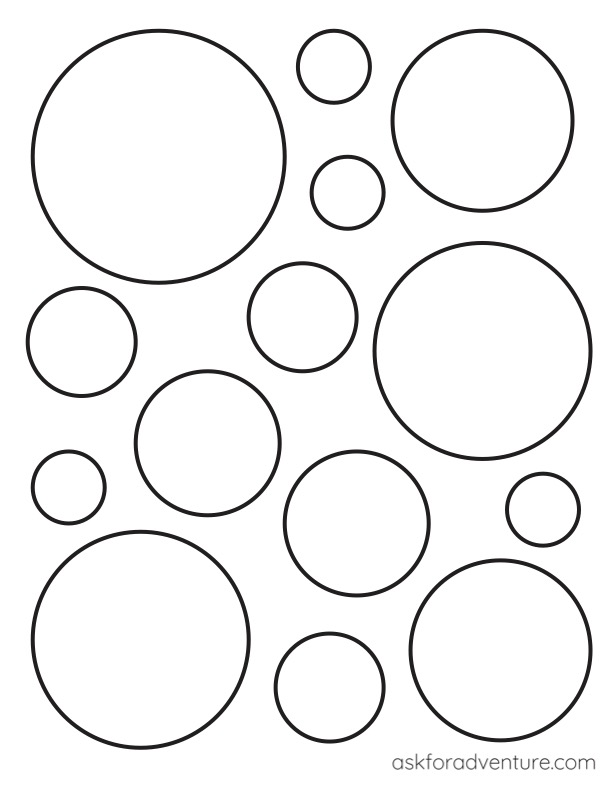
#> input picture Zadanie_3/circle1.jpg, 612 x 792 px
$ python main.py   (older library calls are emulated)
#> lines starting #> are read from the running program, lines starting #| are printed output that depends on the picture
import cv2
from Zadanie_3 import image_operations as img_fcn
import numpy as np
from enum import Enum

import cv2
import numpy as np

import math


def fill_accumulator(x_indexes, y_indexes, r, accumulator):
    indexes = []
    step = 1
    thetas = np.linspace(0, 2 * np.pi, 100)
    cos_thetas = np.cos(thetas)
    sin_thetas = np.sin(thetas)

    for x, y in zip(x_indexes,y_indexes):
        xs = x - r * sin_thetas
        ys = y + r * cos_thetas
        # Find the valid indices where xs_int and ys_int are within the image dimensions
        valid_indices = np.where((0 <= xs) & (xs < accumulator.shape[1]-1) & (0 <= ys) & (ys < accumulator.shape[0]-1))

        # Increment the accumulator array at the valid center coordinates
        xs_int, ys_int = np.round(xs[valid_indices]).astype(int), np.round(ys[valid_indices]).astype(int)
        accumulator[ys_int, xs_int] += 1


# Define the kernel

def myConvolution(img, kernel):
    # Get the dimensions of the image and the kernel
    img_height, img_width = img.shape
    kernel_height, kernel_width = kernel.shape

    # Define an empty output image
    output = np.zeros((img_height - kernel_height + 1, img_width - kernel_width + 1))

    # Loop over each pixel in the output image
    for i in range(output.shape[0]):
        for j in range(output.shape[1]):
            # Get the current patch of the image
            patch = img[i:i + kernel_height, j:j + kernel_width]

            # Perform the convolution operation
            output[i, j] = np.sum(patch * kernel)

    # Normalize the output image to [0, 255] range
    #output = (output - np.min(output)) * 255 / (np.max(output) - np.min(output))

    # Convert the output image to uint8 format
    #output = output.astype(np.uint8)
    return output


def myAddWeighted(src1, alpha, src2, beta, gamma):
    # Normalize the input arrays to [0, 1] range
    src1_norm = src1.astype(np.float32) / 255.0
    src2_norm = src2.astype(np.float32) / 255.0

    # Perform the weighted addition
    result_norm = alpha * src1_norm + beta * src2_norm + gamma

    # Convert the result back to [0, 255] range
    result = np.clip(result_norm * 255, 0, 255).astype(np.uint8)

    return result


def myConvertScaleAbs(src, alpha=1.0, beta=0.0):
    # Scale the input array by alpha
    scaled = src.astype(np.float32) * alpha

    # Add the beta offset
    scaled += beta

    # Ensure that the values are within the [0, 255] range
    scaled = np.clip(scaled, 0, 255)

    # Convert the scaled array to the absolute representation
    dst = scaled.round().astype(np.uint8)

    return dst
def main2():
    # Load the image and convert it to grayscale
    img = cv2.imread('circle1.jpg')
#> img is the input picture: shape (792, 612, 3); mean B, G, R 243.4, 243.3, 243.4
    cv2.imshow('original',img)
    gray = cv2.cvtColor(img, cv2.COLOR_BGR2GRAY)
    scale = 1
    delta = 0
    ddepth = cv2.CV_16S
    kernel_y = np.array([[1, 0, -1],
                       [2, 0, -2],
                       [1, 0, -1]])
    kernel_x = np.array([[1, 2, 1],
                       [0, 0, 0],
                       [-1, -2, -1]])
    grad_x = myConvolution(gray,kernel_x)
#> after the loop in myConvolution, `for i in range(output.shape[0]):`:
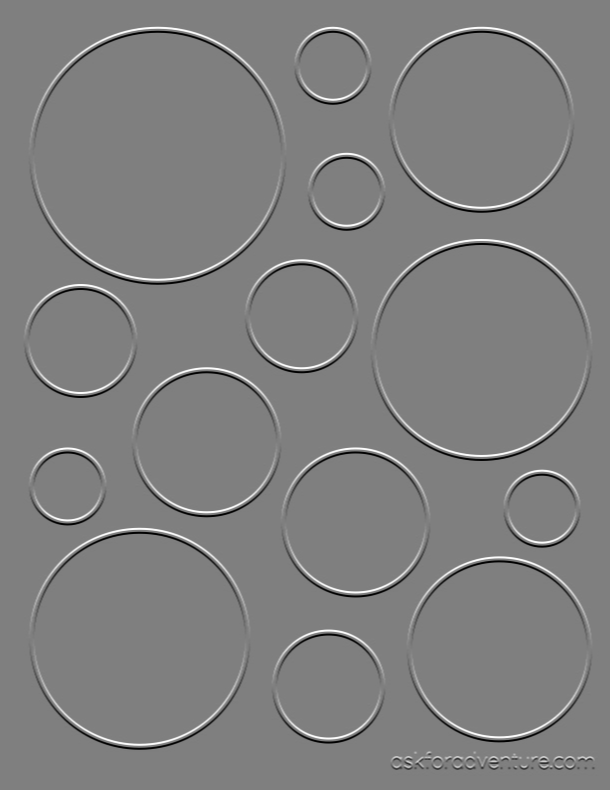
#> output: shape (790, 610) float64; min -907, max 908, mean 0; drawn with min black and max white
    # Gradient-Y
    # grad_y = cv.Scharr(gray,ddepth,0,1)
    grad_y = myConvolution(gray,kernel_y)
#> after the loop in myConvolution (call 2), `for i in range(output.shape[0]):`:
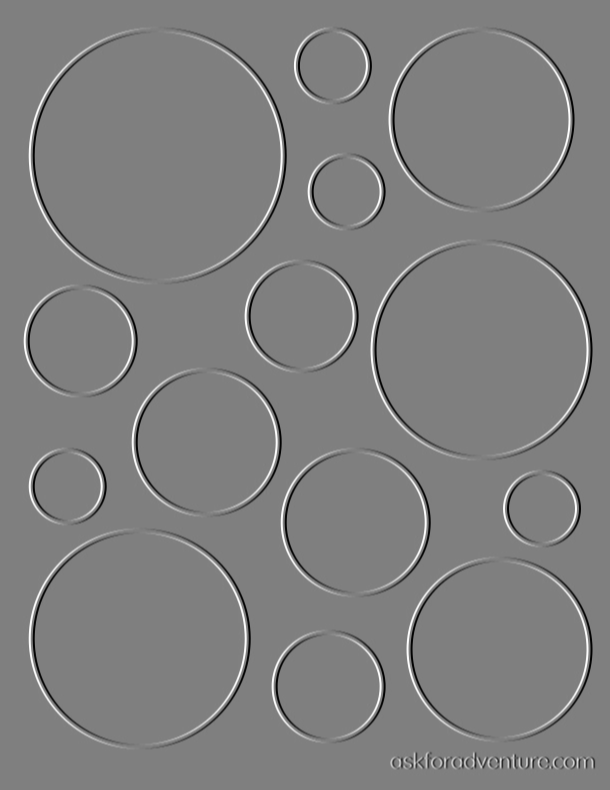
#> output: shape (790, 610) float64; min -910, max 907, mean 0; drawn with min black and max white


    abs_grad_x = myConvertScaleAbs(grad_x)
#> in myConvertScaleAbs, `scaled = np.clip(scaled, 0, 255)`:
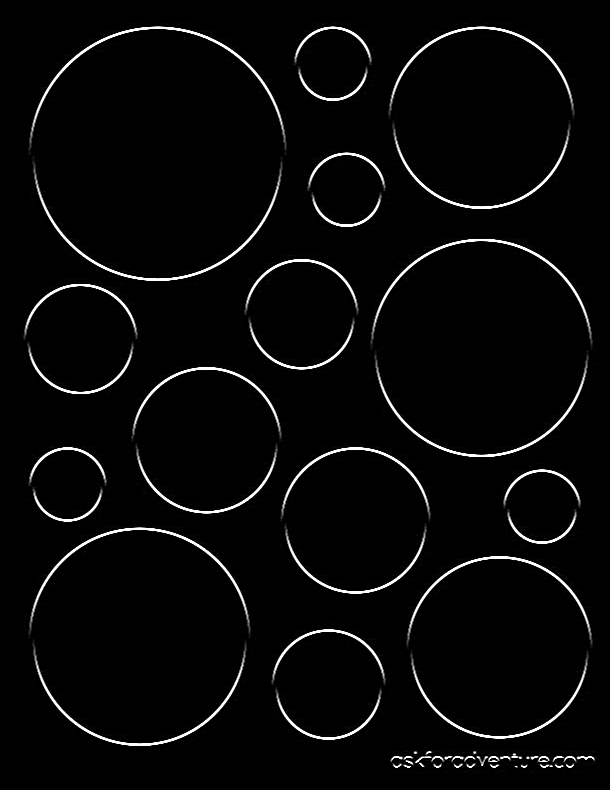
#> scaled: shape (790, 610) float32; min 0, max 255, mean 8.3
    abs_grad_y = myConvertScaleAbs(grad_y)
#> call 2 of myConvertScaleAbs, with alpha = 1, beta = 0
#> in myConvertScaleAbs (call 2), `scaled = np.clip(scaled, 0, 255)`:
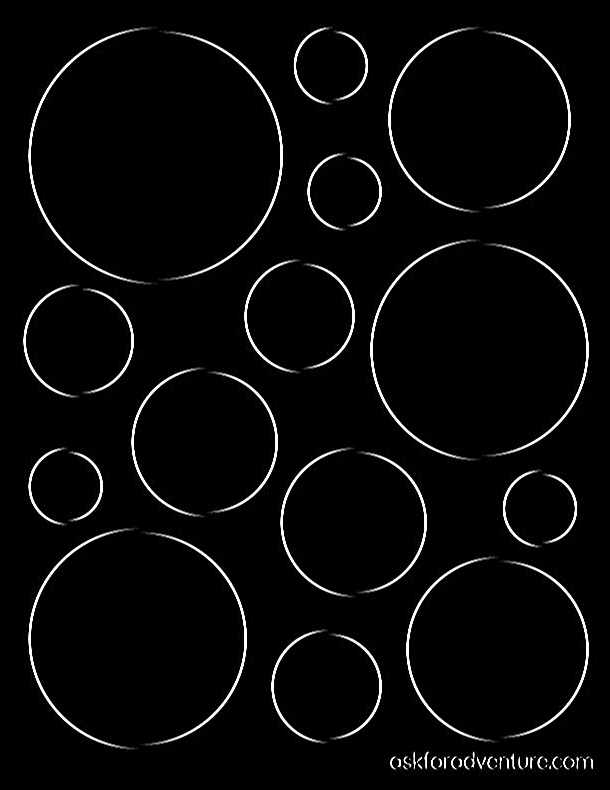
#> scaled: shape (790, 610) float32; min 0, max 255, mean 8.3
    edges = myAddWeighted(abs_grad_x, 0.5, abs_grad_y, 0.5, 0)
#> in myAddWeighted, `result_norm = alpha * src1_norm + beta * src2_norm + gamma`:
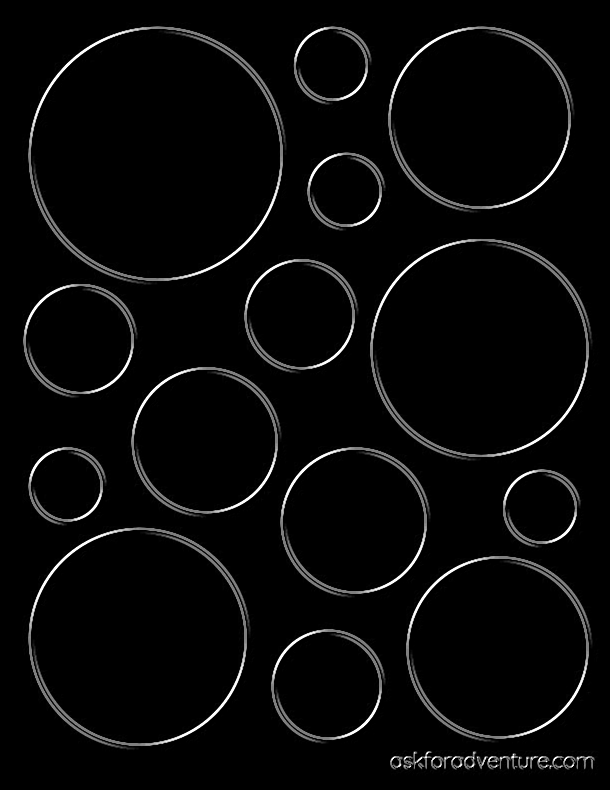
#> result_norm: shape (790, 610) float32; min 0, max 1, mean 0.0325
    cv2.imshow("sobel", edges)
    cv2.waitKey(0)

    # [12 lines of commented-out code are left out]
    minDist = 150
    threshold = 40#20#75
    minRadius = 25#180#20
    maxRadius = 135#400#150
    # r = 215
    accumulator = np.zeros(gray.shape, dtype=np.uint64)
    # edges = cv2.Canny(gray, 100, 200)
    # Apply the Hough Circle transform
    circles = []
    # Create circle template with radius r
    y_indexes, x_indexes = np.where(edges>180)
#> y_indexes = 5867 values from 28 to 766; x_indexes = 5867 values, max 588 at index 5737, min 25 at index 2308, mean 312.3
    # y_indexes, x_indexes = np.nonzero(edges)
    correct_circles=[]
    for r in range(minRadius,maxRadius+1):
        accumulator = np.zeros(gray.shape, dtype=np.uint8)
        print(r)
        fill_accumulator(x_indexes, y_indexes, r, accumulator)
        uint8_accumulator_normalized = accumulator
        arr_normalized = (accumulator - accumulator.min()) / (accumulator.max() - accumulator.min())  # normalize array
        uint8_accumulator_normalized = (arr_normalized * 255).astype(np.uint8)  # scale down array
        cv2.imshow('convolved', uint8_accumulator_normalized)
        cv2.waitKey(50)
        # print(np.sort(accumulator.flatten())[::-1][0:50])

        # false positive circle centre filtration
        cy,cx = np.where(accumulator >= threshold)
        value = accumulator[cy,cx] #vektor
        # (cx, cy, r, value)
        for i in range(len(cx)):
            correct_circles.append((cx[i], cy[i], r, value[i]))
#> this loop made 111 passes
#> pass 2, in main2, `cv2.imshow('convolved', uint8_accumulator_normalized)`:
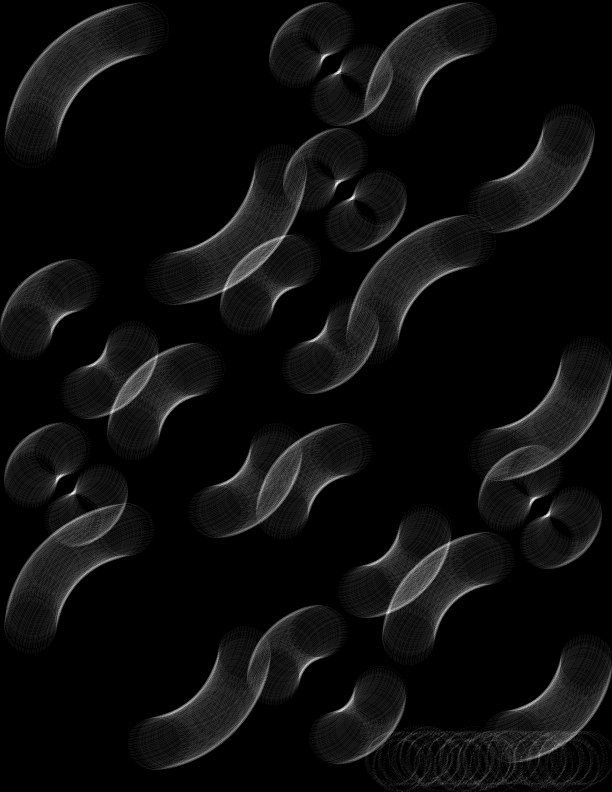
#> window 'convolved': shape (792, 612); min 0, max 255, mean 13.2
#> after the loop, correct_circles = 21 items, first 6: (331, 63, 36, 41), (331, 64, 36, 40), (345, 189, 36, 41), (66, 484, 36, 40), (540, 506, 36, 42), (539, 507, 36, 40)
        # sorted_indices = np.argsort(accumulator, axis=None)
        # cy,cx = np.unravel_index(sorted_indices,accumulator.shape)
    sorted_circles = sorted(correct_circles, key=lambda x: x[3], reverse=True)
#> sorted_circles = 21 items, first 6: (354, 520, 72, 43), (540, 506, 36, 42), (205, 440, 72, 42), (497, 647, 90, 42), (331, 63, 36, 41), (345, 189, 36, 41)
    new_circles = [sorted_circles[0]]  # add the element with the highest value to the new list
#> new_circles = [(354, 520, 72, 43)]
    for i in range(1, len(sorted_circles)):
        cx1, cy1, r1, val1 = sorted_circles[i]
        add_circle = True
        for j in range(len(new_circles)):
            cx0, cy0, r0, val0 = new_circles[j]
            dist = np.sqrt((cx1 - cx0) ** 2 + (cy1 - cy0) ** 2)
            if dist < minDist:  # set your desired threshold here
                    add_circle = False
        if add_circle:
            new_circles.append(sorted_circles[i])
#> this loop made 20 passes
#> (cx1, cy1, r1, val1) on passes 1 to 12: (540, 506, 36, 42), (205, 440, 72, 42), (497, 647, 90, 42), (331, 63, 36, 41), (345, 189, 36, 41), (300, 314, 54, 41), (79, 339, 54, 41), (480, 117, 90, 41), (498, 647, 90, 41), (479, 348, 108, 41), (137, 637, 108, 41), (155, 154, 126, 41)
#> after the loop, new_circles = [(354, 520, 72, 43), (540, 506, 36, 42), (205, 440, 72, 42), (331, 63, 36, 41), (300, 314, 54, 41), (79, 339, 54, 41), (480, 117, 90, 41), (479, 348, 108, 41), (137, 637, 108, 41), (155, 154, 126, 41), (327, 684, 54, 40)]
    cx_list = [circle[0] for circle in new_circles]
#> cx_list = [354, 540, 205, 331, 300, 79, 480, 479, 137, 155, 327]
    cy_list = [circle[1] for circle in new_circles]
#> cy_list = [520, 506, 440, 63, 314, 339, 117, 348, 637, 154, 684]
    r_list = [circle[2] for circle in new_circles]
#> r_list = [72, 36, 72, 36, 54, 54, 90, 108, 108, 126, 54]
    for x,y,r in zip(cx_list,cy_list,r_list):
        # cv2.circle(accumulator,(x,y),1,(255,0,255),2)
        cv2.circle(img, (x, y), 1, (255, 0, 255), 2)
        cv2.circle(img, (x, y), r, (255, 0, 0), 2)
#> this loop made 11 passes
#> (x, y, r) on passes 1 to 11: (354, 520, 72), (540, 506, 36), (205, 440, 72), (331, 63, 36), (300, 314, 54), (79, 339, 54), (480, 117, 90), (479, 348, 108), (137, 637, 108), (155, 154, 126), (327, 684, 54)
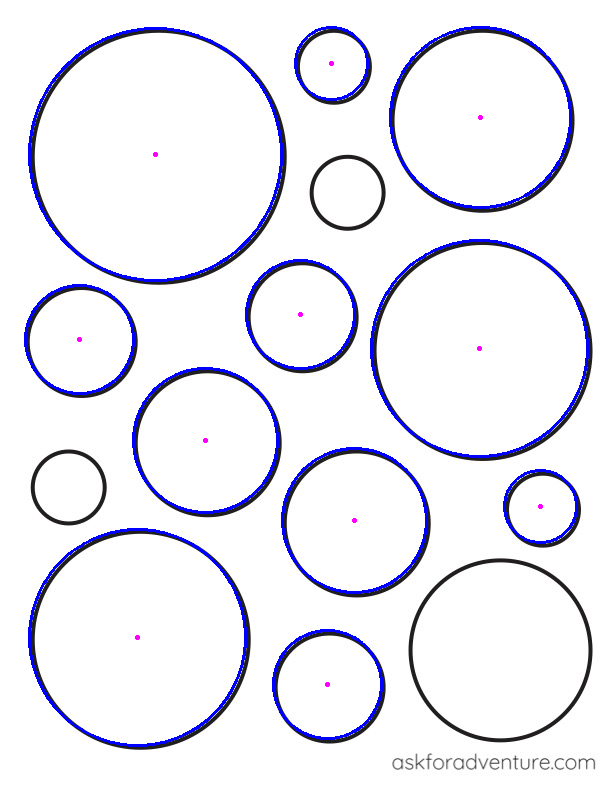
#> img: shape (792, 612, 3); mean B, G, R 246.1, 237.9, 238.1
    # cv2.imshow('center', accumulator)
    cv2.imshow('center1', img)
    # print(idx)
    cv2.waitKey(0)


if __name__ == "__main__":
    main2()
